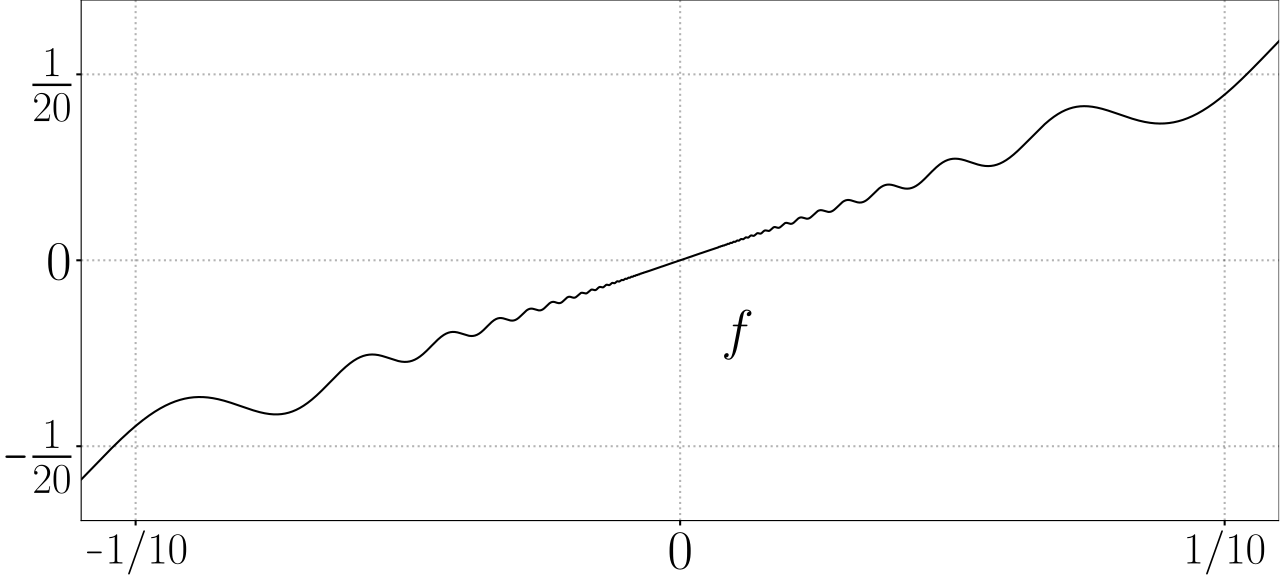

This figure's Python source:
import numpy as np, matplotlib.pyplot as plt, matplotlib.transforms as transforms
from matplotlib import rcParams
from pathlib import Path

rcParams['font.size'] = 40
rcParams['text.usetex'] = True
rcParams['text.latex.preamble'] = r'\usepackage{amsfonts} \DeclareMathSymbol{\shortminus}{\mathbin}{AMSa}{"39}'

fig = plt.figure(figsize=(14, 7))
ax = fig.add_subplot()
ax.set_xlim(-0.11, 0.11)
ax.set_ylim(-0.07, 0.07)

x = np.linspace(-0.11, 0.11, 100000)
y = x / 2 + x**2 * np.sin(1 / x)

ax.plot(x, y, linewidth=1.5, color='black')

ax.grid(color='black', alpha=0.3, linewidth=1.5, linestyle=':')

ax.annotate(
    xy=(0.01, -0.02),
    text="$f$",
    fontsize=40,
    ha='center',
    va='center'
)

ax.set_xticks([-0.1, 0, 0.1], labels=[r'$\shortminus 1/10$', '$0$', '$1/10$'])
ax.set_yticks([-0.05, 0, 0.05], labels=[r'$\shortminus \frac{1}{20}$', '$0$', r'$\frac{1}{20}$'])

for tick in ax.get_xticklabels()[::2]:
    tick.set_fontsize(32)

for tick in ax.get_yticklabels()[::2]:
    tick.set_fontsize(44)

ax.xaxis.set_tick_params(width=1.5)
ax.yaxis.set_tick_params(width=1.5)

plt.tight_layout()

plt.savefig(Path(__file__).with_suffix('.pdf'), format="pdf", bbox_inches="tight", pad_inches=0)
